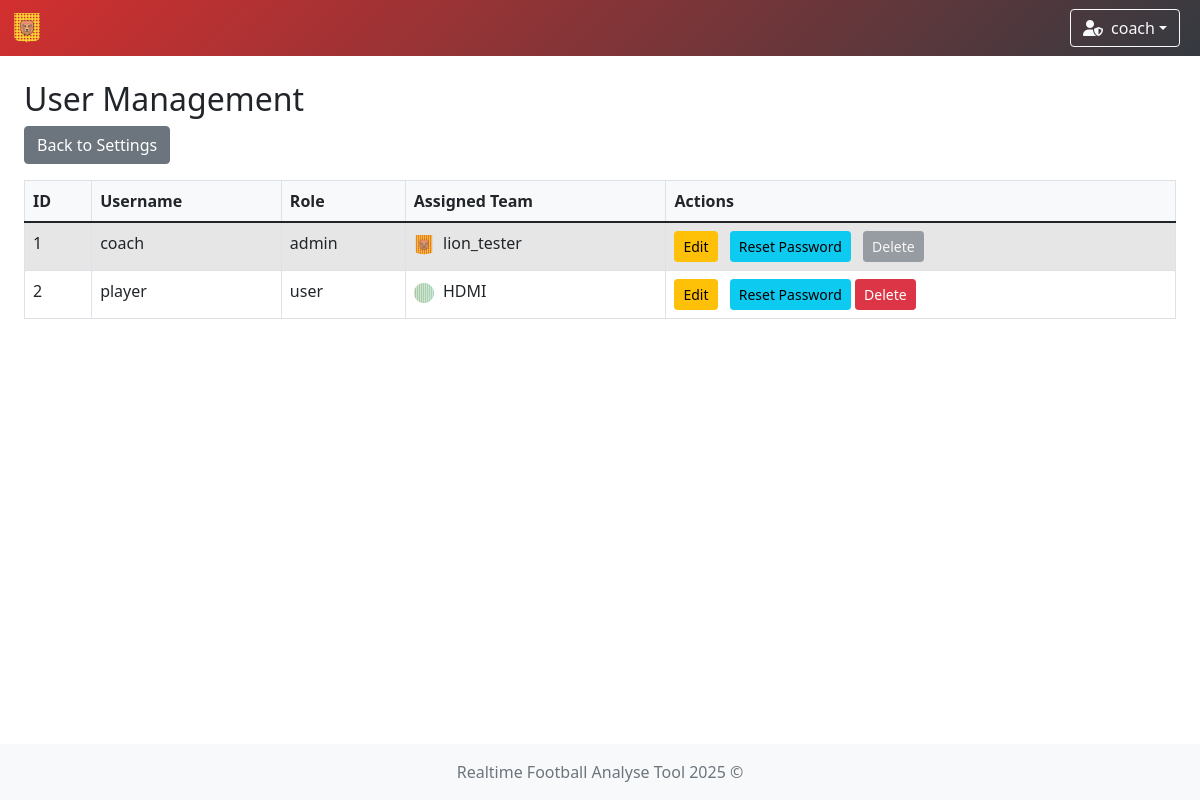
Screenshot of /users (signed in) with the database file from the repository.
### app/models/team.py (models this page shows)
class TeamModel(db.Model):
    __tablename__ = 'teams'
    id = db.Column(db.Integer, primary_key=True)
    name = db.Column(db.String(100), nullable=False, unique=True)  # prevent duplicate team names
    icon = db.Column(db.String(300), nullable=False)  # longer path for future-proofing
    primary_color = db.Column(db.String(20), nullable=False)
    secondary_color = db.Column(db.String(20), nullable=False)

### app/models/user.py (models this page shows)
class UserModel(db.Model, UserMixin):
    __tablename__ = 'user'
    id = db.Column(db.Integer, primary_key=True)
    username = db.Column(db.String(80), unique=True, nullable=False)
    password = db.Column(db.String(120), nullable=False)
    role = db.Column(db.String(10), nullable=False, default='user')
    team_id = db.Column(db.Integer, db.ForeignKey('teams.id'))
    team = db.relationship('TeamModel', backref='users')

### app/controllers/user_management.py (the view)
    @login_required
    def user_list(self):
        users = UserModel.query.all()
        return render_template('user/user_list.html', users=users)

### app/controllers/user.py (called while the page is built)
    @staticmethod
    def load_user(user_id):
        return UserModel.query.get(int(user_id))

### run.py (called while the page is built)
    def _inject_context(self) -> None:
        @self.app.context_processor
        def inject_teams() -> dict:
            try:
                teams = TeamModel.query.all()
                return dict(teams=teams)
            except Exception as e:
                print(f"[!] Error injecting teams: {str(e)} ({type(e).__name__})")
                return dict(teams=[])

### app/templates/user/user_list.html (shortened to what this page needs)
{% extends "system/base.html" %}
{% block content %}
<h2>User Management</h2>
<a href="{{ url_for('settings') }}" class="btn btn-secondary mb-3">Back to Settings</a>
<div class="table-responsive">
    <table class="table table-striped table-bordered">
        <thead>
            <tr>
                <th>ID</th>
                <th>Username</th>
                <th>Role</th>
                <th>Assigned Team</th>
                <th>Actions</th>
            </tr>
        </thead>
        <tbody>
            {% for user in users %}
            <tr>
                <td>{{ user.id }}</td>
                <td>{{ user.username }}</td>
                <td>{{ user.role }}</td>
                <td>
                    {% if user.team %}
                        <img src="{{ user.team.icon }}" alt="{{ user.team.name }} icon" style="height:20px; margin-right:5px;">
                        {{ user.team.name }}
                    {% else %}
                        <span class="text-muted">None</span>
                    {% endif %}
                </td>
                <td>
                    {% if current_user.role == 'admin' %}
                        {% if current_user.id == user.id %}
                            <a href="{{ url_for('edit_user', user_id=user.id) }}" class="btn btn-sm btn-warning">Edit</a>
                            <a href="{{ url_for('reset_password', user_id=user.id) }}" class="btn btn-sm btn-info">Reset Password</a>
                            <button class="btn btn-sm btn-secondary" disabled>Delete</button>
                        {% else %}
                            <a href="{{ url_for('edit_user', user_id=user.id) }}" class="btn btn-sm btn-warning">Edit</a>
                            <a href="{{ url_for('reset_password', user_id=user.id) }}" class="btn btn-sm btn-info">Reset Password</a>
                            <form action="{{ url_for('delete_user', user_id=user.id) }}" method="POST" class="d-inline">
                                <button type="submit" class="btn btn-sm btn-danger" onclick="return confirm('Delete this user?')">Delete</button>
                            </form>
                        {% endif %}
                    {% endif %}
                </td>
            </tr>
            {% endfor %}
        </tbody>
    </table>
</div>
{% endblock %}

### app/templates/system/base.html (shortened to what this page needs)
<!DOCTYPE html>
<html lang="en">
<head>
    <link href="https://cdn.jsdelivr.net/npm/bootstrap@5.1.3/dist/css/bootstrap.min.css" rel="stylesheet"/>
    <link rel="stylesheet" href="https://cdn.jsdelivr.net/npm/bootstrap-icons@1.11.3/font/bootstrap-icons.css"/>
    <link rel="stylesheet" href="https://cdnjs.cloudflare.com/ajax/libs/font-awesome/6.5.0/css/all.min.css"/>
    <link rel="stylesheet" href="https://cdn.datatables.net/1.13.6/css/dataTables.bootstrap5.min.css"/>
    <link rel="stylesheet" href="{{ url_for('static', filename='styles.css') }}"/>
</head>
<body class="{% block body_class %}{% endblock %}">
{% if current_user.is_authenticated %}
    <nav class="navbar navbar-expand-lg navbar-dark"
         style="{% if session.team_color %}background: linear-gradient(135deg, {{ session.team_color }}, #343a40);{% else %}background: linear-gradient(135deg, #4b6cb7, #182848);{% endif %}">
        <div class="container-fluid position-relative">
            <a class="navbar-brand d-flex align-items-center" href="{{ url_for('index') }}">
                {% if session.team_id %}
                    {% for team in teams %}
                        {% if team.id == session.team_id %}
                            <img class="team-logo" src="{{ team.icon }}" alt="{{ team.name }} logo"
                                 style="height:30px; margin-right:8px;"/>
                        {% endif %}
                    {% endfor %}
                {% else %}
                    <a href="{{ url_for('game_options') }}" class="btn btn-outline-light me-2" title="Home">
                        <i class="fas fa-home"></i>
                    </a>
                {% endif %}
            </a>
            <div class="ms-auto d-flex align-items-center">
                <div class="dropdown me-2">
                    <button class="btn btn-outline-light dropdown-toggle d-flex align-items-center" type="button"
                            id="userDropdown" data-bs-toggle="dropdown" aria-expanded="false">
                        {% if current_user.role == 'admin' %}
                            <i class="fas fa-user-shield me-2"></i>
                        {% else %}
                            <i class="fas fa-user me-2"></i>
                        {% endif %}
                        {{ current_user.username }}
                    </button>
                </div>
            </div>
        </div>
    </nav>
{% endif %}
<div class="content-wrapper">
    <div class="container-fluid mt-4 px-4">
        <div id="toast-container" class="toast-container position-fixed bottom-0 end-0 p-3" style="z-index: 1100;">
        </div>
        {% block content %}{% endblock %}
    </div>
</div>
<footer class="footer mt-auto py-3 bg-light">
    <div class="container text-center">
        <span class="text-muted">Realtime Football Analyse Tool 2025 ©</span>
    </div>
</footer>
</body>
</html>

### app/static/styles.css (style rules this page uses)
.navbar { transition: background-color 0.5s ease; }
.team-logo { animation: fadeIn 0.5s ease, pulse 1s ease-in-out; }
html, body { height: 100%; margin: 0; padding: 0; }
body { display: flex; flex-direction: column; min-height: 100vh; }
.content-wrapper { flex: 1 0 auto; }
.footer { flex-shrink: 0; background-color: #f8f9fa; padding: 1rem 0; margin-top: auto; }
.table-responsive { margin-top: 0 !important; overflow-x: auto; }
.btn + .btn { margin-left: 0.5rem; }
.table-responsive { overflow-x: auto; }
.table th, .table td { white-space: nowrap; padding: 0.5rem; }
.table thead th { background-color: #f8f9fa; font-weight: bold; }
.table-striped tbody tr:nth-of-type(odd) { background-color: rgba(0, 0, 0, 0.05); }

### rows the page displays
TeamModel: icon (picture)
UserModel: username "coach", id "1", role "admin", team.icon (picture), team.name "lion_tester"
UserModel: id "2", username "player", role "user", team.icon (picture), team.name "HDMI"
